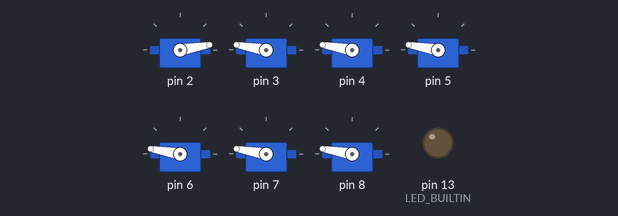
Simulated run of this sketch. Board: Arduino Uno, built with avr-gcc and run on an emulated ATmega328P. On the bench: 7 × servo, output pins drawn as LEDs (lit = HIGH). What the sketch prints to the serial monitor is not drawn.

Above: at 3.55 s.
Timing chart, 0 to 6.5 s (numbered marks = the images above):
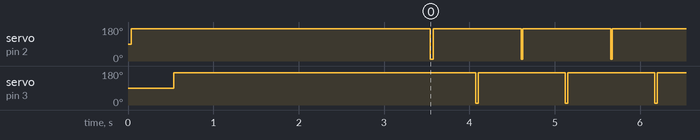

Measured:
- by itself, servo on pin 2: repeats every 1.1 s: 10° 0.04 s, 170° 1.0 s
- by itself, servo on pin 3: repeats every 1.0 s: 10° 0.03 s, 170° 1.0 s

The sketch:

script.ino
```cpp
#include <Servo.h>
#include <LiquidCrystal.h>

struct Tool {
	String name;
	Servo servo;
	boolean open;
	int pin;
	int button;
};

const int TOOL_COUNT = 7;

Servo jointerServo;
Servo routerTableServo;
Servo bandSawServo;
Servo tableSawServo;
Servo miterSawServo;
Servo drillPressServo;
Servo planerServo;

Tool tools[TOOL_COUNT] = {
	{ "Jointer", jointerServo, true, 2, 53 },
	{ "Router Table", routerTableServo, true, 3, 51 },
	{ "Band Saw", bandSawServo, true, 4, 49 },
	{ "Table Saw", tableSawServo, true, 5, 47 },
	{ "Miter Saw", miterSawServo, true, 6, 45 },
	{ "Drill Press", drillPressServo, true, 7, 43 },
	{ "Planer", planerServo, true, 8, 41 }
};

// LiquidCrystal lcd(12, 11, 5, 4, 3, 2);

void setup() {
	do_setup();
	setup_buttons();
	setup_servos();
	begin_loop();
}

void loop() {
	check_for_button_press();
}

void do_setup() {
	Serial.begin(9600);

	// lcd.begin(16, 2);
	pinMode(LED_BUILTIN, OUTPUT);

	log("Starting up...");
}

void setup_buttons() {
	log("Setting up buttons...");

	for(int i = 0; i < TOOL_COUNT; i++){
		pinMode(tools[i].button, INPUT_PULLUP);
	}
}

void setup_servos() {
	log("Setting up servos...");

	for(int i = 0; i < TOOL_COUNT; i++){
		tools[i].servo.attach(tools[i].pin);
	}
}

void begin_loop() {
	close_all(-1);
	log("Starting loop...");
}


void check_for_button_press() {
	for(int i = 0; i < TOOL_COUNT; i++){
		if(digitalRead(tools[i].button) == LOW && !tools[i].open){
			close_all(i);
			open(i);
			break;
		}
	}
}

void open(int index) {
	log(tools[index].name + " has been pressed and will be opening");
	tools[index].open = true;
	tools[index].servo.write(10);
}

void close(int index) {
	log(tools[index].name + " is open and will be closing");
	tools[index].open = false;
	tools[index].servo.write(170);
}

void close_all(int index) {
	for(int i = 0; i < TOOL_COUNT; i++){
		if(index != i && tools[i].open){
			close(i);
			delay(500);
		}
	}
}

// void toggle_infrared() {

// }


void log(String string) {
	Serial.println(string);

	// lcd.clear();
	// lcd.setCursor(0, 0);

	// if(string.length() <= 16){
	// 	lcd.print(string);
	// } else {
	// 	lcd.print(string.substring(0, 16));
	// 	lcd.setCursor(0, 1);
	// 	lcd.print(string.substring(16, string.length()));
	// }

	// delay(1000);
}
```
